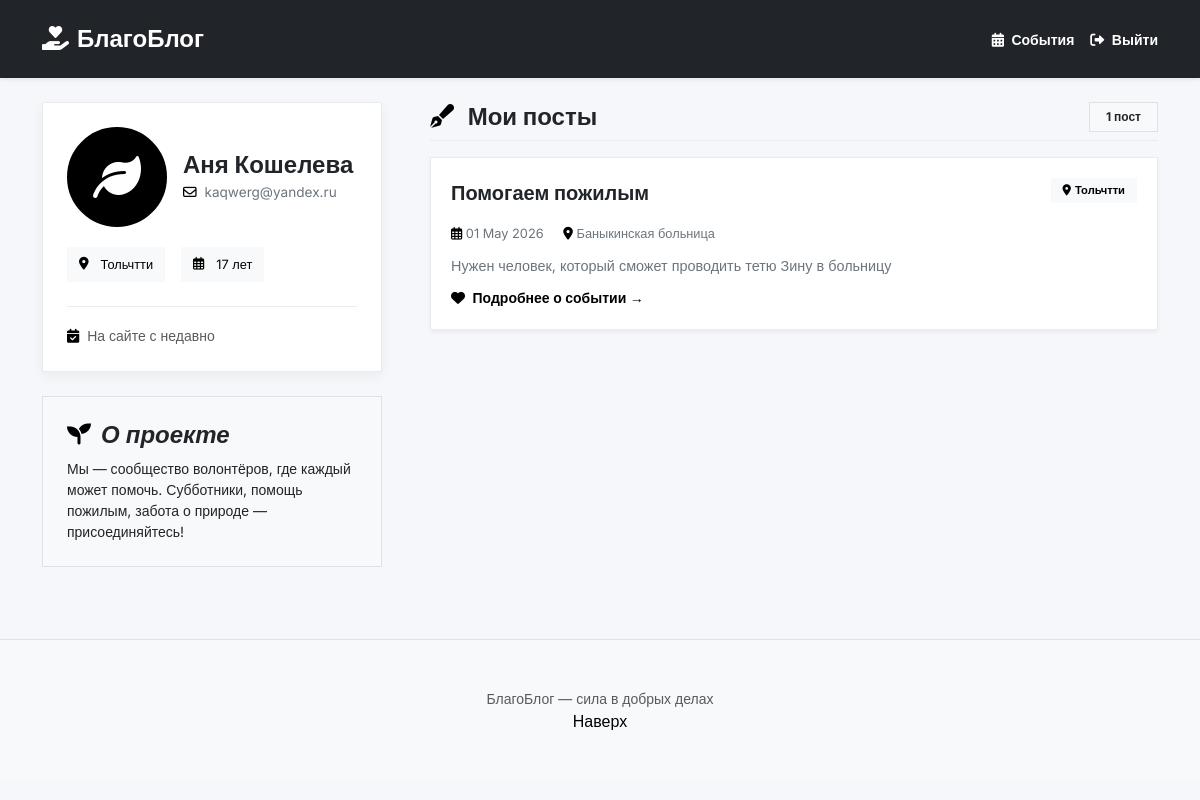
The app's page /profile (signed in), older data.
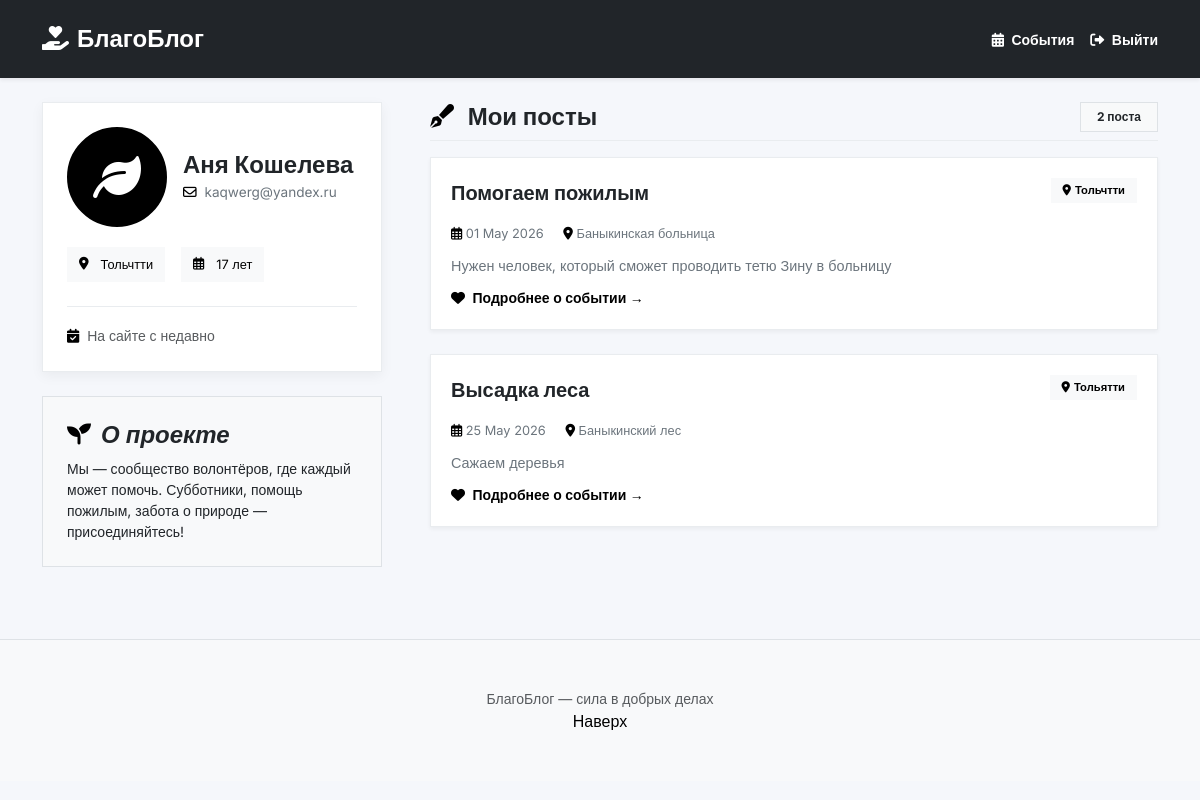
The same page, newer data.
### data/models.py (models this page shows)
class Event(SqlAlchemyBase):
    __tablename__ = 'events'
    id = sqlalchemy.Column(sqlalchemy.Integer, primary_key=True, autoincrement=True)
    title = sqlalchemy.Column(sqlalchemy.String, nullable=False)
    description = sqlalchemy.Column(sqlalchemy.String, nullable=False)
    date = sqlalchemy.Column(sqlalchemy.DateTime, nullable=False)
    location = sqlalchemy.Column(sqlalchemy.String, nullable=False)
    city = sqlalchemy.Column(sqlalchemy.String, nullable=False)
    author_id = sqlalchemy.Column(sqlalchemy.Integer, sqlalchemy.ForeignKey("users.id"), nullable=False)

### app.py (the view)
@app.route('/profile')
@login_required
def profile():
    session = db_session.create_session()
    user = session.query(User).filter(User.id == current_user.id).first()
    events = session.query(Event).filter(Event.author_id == user.id).all()
    session.close()
    return render_template('profile.html', title='Профиль', user=user, events=events)

### app.py (called while the page is built)
@login_manager.user_loader
def load_user(user_id):
    session = db_session.create_session()
    return session.get(User, user_id)

### data/db_session.py (called while the page is built)
def create_session() -> Session:
    global __factory
    return __factory()

### templates/profile.html (shortened to what the changed rows need)
<!doctype html>
<html lang="ru" dir="ltr" data-bs-theme="auto">
<head>
    <link href="https://cdn.jsdelivr.net/npm/bootstrap@5.3.0/dist/css/bootstrap.min.css" rel="stylesheet">
    <link rel="stylesheet" href="https://cdnjs.cloudflare.com/ajax/libs/font-awesome/6.0.0-beta3/css/all.min.css">
</head>
<body>
<main class="container my-4">
    <div class="row g-5">
        <div class="col-lg-4">
            <div class="position-sticky" style="top: 2rem">
                <div class="charity-profile mb-4">
                    <div class="profile-header">
                        <div class="profile-info">
                            <h2 class="profile-name">{{ user.name }} {{ user.surname }}</h2>
                        </div>
                    </div>
                </div>
            </div>
        </div>
        <div class="col-lg-8">
            <div class="d-flex align-items-center justify-content-between mb-3 border-bottom pb-2">
                <h3 class="fw-bold fs-4 m-0">
                    <i class="fas fa-pen-fancy me-2"></i> Мои посты
                </h3>
                <span class="badge bg-body-tertiary text-dark rounded-0 px-3 py-2 border">
                    {{ events|length }} {{ 'пост' if events|length == 1 else 'поста' if events|length < 5 else 'постов' }}
                </span>
            </div>
            <div id="userPostsContainer">
                {% if events %}
                    {% for event in events %}
                    <div class="post-item">
                        <div class="d-flex flex-wrap justify-content-between align-items-start mb-2">
                            <div class="post-title">{{ event.title }}</div>
                            <span class="post-category">
                                <i class="fas fa-map-marker-alt me-1"></i>{{ event.city }}
                            </span>
                        </div>
                        <div class="post-meta">
                            <span><i class="far fa-calendar-alt"></i> {{ event.date.strftime('%d %B %Y') }}</span>
                            <span class="ms-3"><i class="fas fa-location-dot"></i> {{ event.location }}</span>
                        </div>
                        <p class="text-secondary mb-2" style="font-size: 0.9rem;">{{ event.description }}</p>
                        <div class="mt-2">
                            <a href="/event_detail/{{ event.id }}" class="text-decoration-none small fw-semibold">
                                <i class="fas fa-heart me-1"></i> Подробнее о событии →
                            </a>
                        </div>
                    </div>
                    {% endfor %}
                {% endif %}
            </div>
        </div>
    </div>
</main>
</body>
</html>

Row changes from the older to the newer data that the page shows:
added Event: title "Высадка леса", city "Тольятти", date "25 May 2026", location "Баныкинский лес", description "Сажаем деревья"
Text that changed along with them:
{{ events|length }}: "1" → "2"
text no longer shown: "пост"
text now shown: "поста"
